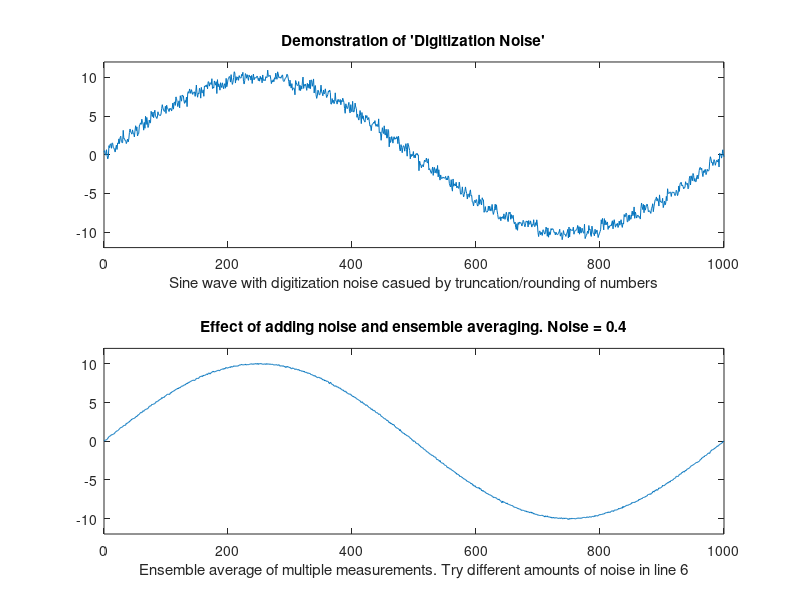

Recreate this plot in MATLAB.
% Demonstration of the reduction of digitization noise by adding random noise
% followed by ensemble averaging. You can change amount of noise in line 6.
format compact
t=0:1000;
S=zeros(1001,100);
Noise=.4;
s=round(10.*sin(.002*pi*t))+Noise.*randn(size(t));
clf;
subplot(2,1,1)
plot(t,s);
axis([0 1000 -12 12])
xlabel('Sine wave with digitization noise casued by truncation/rounding of numbers')
title('Demonstration of ''Digitization Noise''')
subplot(2,1,2)
for k=1:100 % Sets the number of measurement averaged (should be 10 to 100 or so)
  s=round(10.*sin(.002*pi*t)+Noise.*randn(size(t)));
  S(:,k)=s';
end
plot(t,mean(S'))
axis([0 1000 -12 12])
xlabel('Ensemble average of multiple measurements. Try different amounts of noise in line 6')
title(['Effect of adding noise and ensemble averaging. Noise = ' num2str(Noise)] )
e=mean(S')-10.*sin(.002*pi*t);
RMSdifference=sqrt(sum(e.^2));
